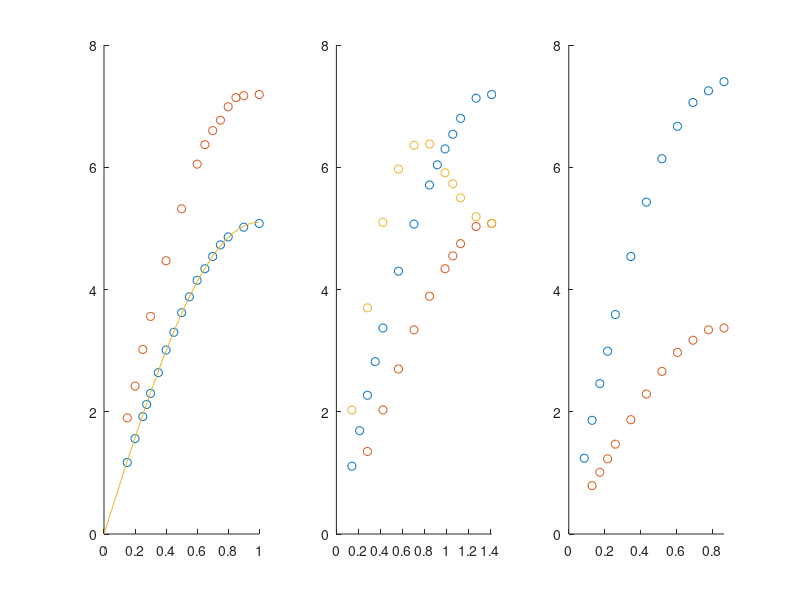

This chart was generated by the following MATLAB code:
%Phyis REVIEW VOLUME 155, NUMBER 3 15 MARCH 1967
%Crystal Dynamics of Copper*
%E. C. SvKNssoN)f B. N. BRocKHQUsE, AND J. M. RowE)

							
		% Table 1
        % along [00x]
        %       T       L	
        
       table1= [...
		0.15	1.17   	1.90   	; ...		
		0.2     1.56   	2.42   		; ...		
		0.25	1.92   	3.02   	; ...			
		0.275	2.12   	NaN     ; ...		
		0.3     2.30   	3.56   		; ...		
		0.35	2.64   	NaN		; ...		
		0.4     3.01   	4.47   		; ...		
		0.45	3.30   	NaN		; ...		
		0.5     3.62   	5.32 		; ...		
		0.55	3.88   	NaN		; ...		
		0.6     4.15   	6.05   		; ...	
		0.65	4.34   	6.37   	; ...			
		0.7     4.54   	6.60   		; ...		
		0.75	4.73   	6.77 	; ...			
		0.8     4.86   	6.99 		; ...		
		0.85	NaN     7.14 		; ...		
		0.9     5.02   	7.17 		; ...		
		1       5.08   	7.19 		];	
							
							
		% along [0xx]					
		%       T2      T1      L		
	table2= [...
        0.1     1.11   	NaN     2.03 	; ...	
		0.15	1.69    NaN     NaN			; ...
		0.2     2.27   	1.35   	3.70   	; ...
		0.25	2.82   	NaN     NaN		; ...
		0.3     3.37   	2.03   	5.1 	; ...	
		0.4     4.30   	2.70   	5.97   	; ...	
		0.5     5.07   	3.34   	6.36	; ...	
		0.6     5.71 	3.89   	6.38 	; ...
		0.65	6.04   	NaN     NaN		; ...
		0.7     6.3 	4.34   	5.91 	; ...	
		0.75	6.54 	4.55    5.73  ; ... 		
		0.8     6.80	4.75   	5.5 	; ...	
		0.9     7.13	5.03   	5.19   	; ...	
		1       7.19	5.08   	5.08   	];	
							
							
							
							
		% along [xxx]					
		%       L		T
	table3= [...
		0.05	1.24   	NaN	; ...			
		0.075	1.86   	0.79   	; ...			
		0.1     2.46   	1.01		; ...		
		0.125	2.99   	1.23   	; ...			
		0.15	3.59   	1.47   	; ...			
		0.2     4.54   	1.87   		; ...		
		0.25	5.43   	2.29   	; ...			
		0.3     6.14   	2.66   		; ...		
		0.35	6.67   	2.97   	; ...			
		0.4     7.06	3.17   		; ...		
		0.45	7.25	3.34   	; ...			
		0.5     7.40	3.37   	]	; 	
        
        
  x= (0:0.01:1);
  ym = sin(x .* pi/2) .* 5.1;
    
    
    figure
subplot(1,3,1)
hold on
plot(table1(:,1), table1(:,2),'o')
plot(table1(:,1), table1(:,3),'o')
plot(x,ym);
hold off
ylim  ([0,8])





subplot(1,3,2)

hold on
s = sqrt(2);
plot(table2(:,1) * s , table2(:,2),'o')
plot(table2(:,1) * s, table2(:,3),'o')
plot(table2(:,1)* s, table2(:,4),'o')
hold off
xlim( [0, s]);
ylim  ([0,8])



subplot(1,3,3)

s = sqrt(3);
hold on
plot(table3(:,1)* s, table3(:,2),'o')
plot(table3(:,1)* s, table3(:,3),'o')
hold off
ylim  ([0,8])

xlim( [0, s/2]);






